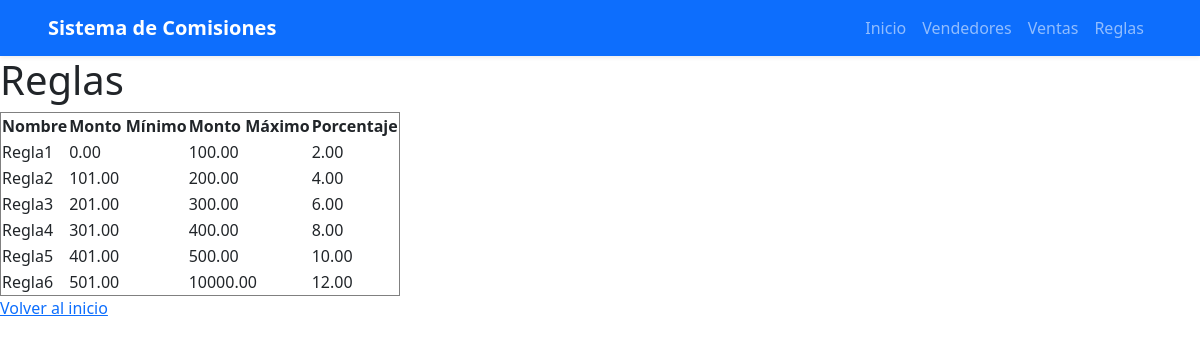
/reglas/, run on an earlier commit of the app's database.
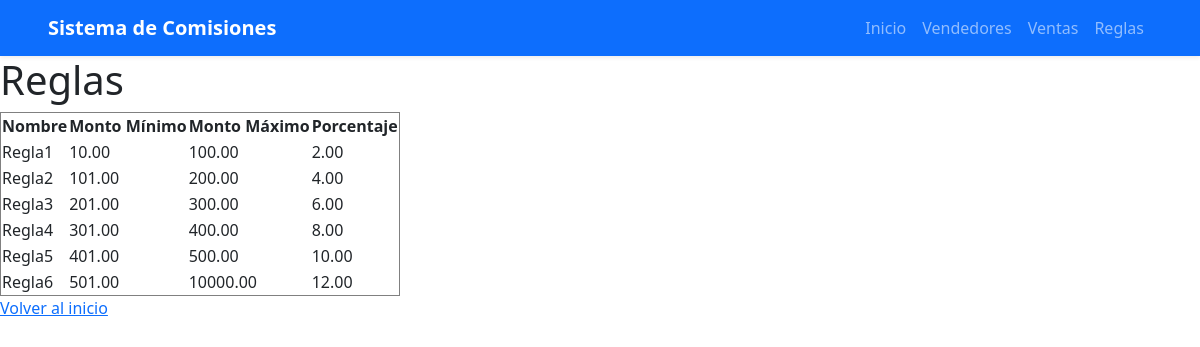
And on a later commit of the database.
### minicore/models.py (models this page shows, shortened)
class Reglas(models.Model):
    nombre = models.CharField(max_length=100)
    monto_min = models.DecimalField(max_digits=10, decimal_places=2)
    monto_max = models.DecimalField(max_digits=10, decimal_places=2)
    porcentaje = models.DecimalField(max_digits=10, decimal_places=2)

### minicore/views.py (the view)
# urls.py: path('reglas/', views.listar_reglas, name='listar_reglas'),
def listar_reglas(request):
    reglas = Reglas.objects.all()
    return render(request, 'reglas.html', {'reglas': reglas})

### minicore/templates/reglas.html
{% extends 'base.html' %}
{% block content %}
    <h1>Reglas</h1>
    <table border="1">
        <tr>
            <th>Nombre</th>
            <th>Monto Mínimo</th>
            <th>Monto Máximo</th>
            <th>Porcentaje</th>
        </tr>
        {% for regla in reglas %}
        <tr>
            <td>{{ regla.nombre }}</td>
            <td>{{ regla.monto_min }}</td>
            <td>{{ regla.monto_max }}</td>
            <td>{{ regla.porcentaje }}</td>
        </tr>
        {% endfor %}
    </table>
    <a href="/">Volver al inicio</a>
{% endblock %}

What changed in the data, as far as the page shows it:
changed Reglas "Regla1": monto_min "0.00" → "10.00"
